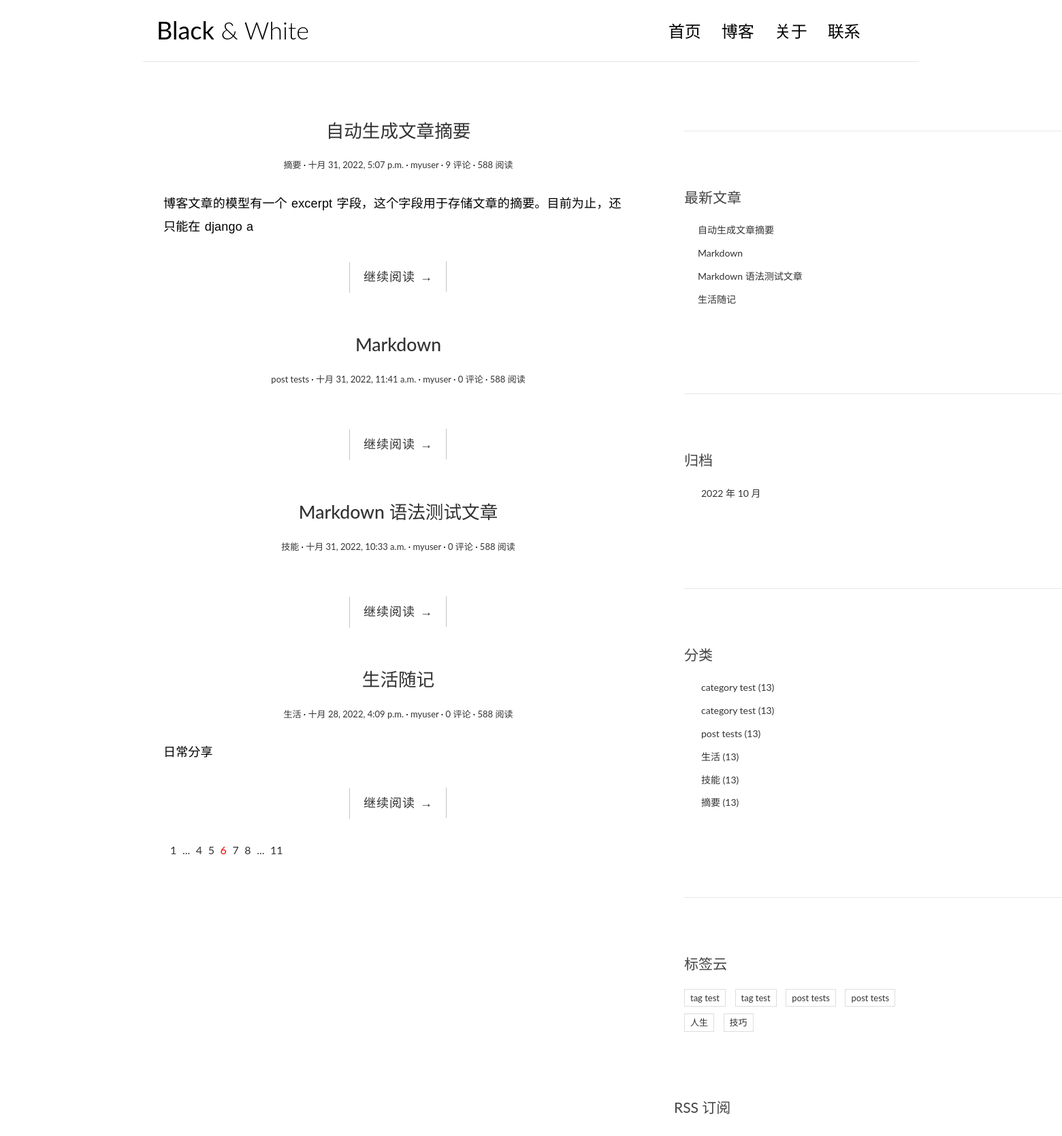
The page / on the database its author committed.
### blog/models.py (models this page shows, shortened)
class Post(models.Model):
    title = models.CharField('标题', max_length=70)
    body = models.TextField('正文')
    created_time = models.DateTimeField('创建时间', default=timezone.now)
    modified_time = models.DateTimeField('修改时间')
    excerpt = models.CharField('摘要', max_length=200, blank=True)
    category = models.ForeignKey(Category, verbose_name='分类', on_delete=models.CASCADE)
    tags = models.ManyToManyField(Tag, verbose_name='标签', blank=True)
    author = models.ForeignKey(User, verbose_name='作者', on_delete=models.CASCADE)
    class Meta:
        verbose_name = '文章'
        verbose_name_plural = verbose_name
        ordering = ['-created_time']  # ordering属性用来指定文章排序方式，后者指定了那个属性的值进行排序，这里指定为按照文章发布时间排序，且负号表示逆序排列。
    def get_absolute_url(self):
        return reverse('blog:detail', kwargs={'pk': self.pk})

class Category(models.Model):
    name = models.CharField(max_length=100)
    class Meta:
        verbose_name = '分类'
        verbose_name_plural = verbose_name

class Tag(models.Model):
    name = models.CharField(max_length=100)
    class Meta:
        verbose_name = '标签'
        verbose_name_plural = verbose_name

### blog/views.py (the view)
# urls.py: path('', views.index, name='index'),
def index(request):
    post_list = Post.objects.all().order_by('-created_time')
    return render(request, 'blog/index.html', context={
        'post_list': post_list
    })

### blog/templatetags/blog_extras.py (called while the page is built)
@register.inclusion_tag('blog/inclusions/_recent_posts.html', takes_context=True)
def show_recent_posts(context, num=5):
    return {
        'recent_post_list': Post.objects.all().order_by('-created_time')[:num],
    }

@register.inclusion_tag('blog/inclusions/_archives.html', takes_context=True)
def show_archives(context):
    return {
        'date_list': Post.objects.dates('created_time', 'month', order='DESC'),
    }

@register.inclusion_tag('blog/inclusions/_categories.html', takes_context=True)
def show_categories(context):
    return {
        'category_list': Category.objects.all(),
    }

@register.inclusion_tag('blog/inclusions/_tags.html', takes_context=True)
def show_tags(context):
    return {
        'tag_list': Tag.objects.all(),
    }

### templates/blog/index.html (shortened to what this page needs)
{% extends 'base.html' %}
{% load static %}
                {% block main %}
                {% for post in post_list %}
                <article class="post post-{{ post.pk }}">
                    <header class="entry-header">
                        <h1 class="entry-title">
                            <a href="{{ post.get_absolute_url }}">{{ post.title }}</a>
                        </h1>
                        <div class="entry-meta">
                            <span class="post-category"><a href="#">{{ post.category.name }}</a></span>
                            <span class="post-date"><a href="#"><time class="entry-date"
                                                                      datetime="{{ post.crested_time }}">{{ post.created_time }}</time></a></span>
                            <span class="post-author"><a href="#">{{ post.author }}</a></span>
                            <span class="comments-link"><a href="{{ post.get_absolute_url }}#comment-area">{{ post.comment_set.count }} 评论</a></span>
                            <span class="views-count"><a href="#">588 阅读</a></span>
                        </div>
                    </header>
                    <div class="entry-content clearfix">
                        <p>{{ post.excerpt }}</p>
                        <div class="read-more cl-effect-14">
                            <a href="{{ post.get_absolute_url }}" class="more-link">继续阅读 <span class="meta-nav">→</span></a>
                        </div>
                    </div>
                </article>
                {% empty %}
                <div class="no-post">暂时还没有发布的文章！</div>
                {% endfor %}
                <div class="pagination">
                    <ul>
                        <li><a href="">1</a></li>
                        <li><a href="">...</a></li>
                        <li><a href="">4</a></li>
                        <li><a href="">5</a></li>
                        <li class="current"><a href="">6</a></li>
                        <li><a href="">7</a></li>
                        <li><a href="">8</a></li>
                        <li><a href="">...</a></li>
                        <li><a href="">11</a></li>
                    </ul>
                </div>
                {% endblock main %}

### templates/base.html (shortened to what this page needs)
{% load static %}
{% load blog_extras %}
<!DOCTYPE html>
<html>
<head>
    <link rel="stylesheet" href="{% static 'blog/css/bootstrap.min.css' %}">
    <link rel="stylesheet" href="http://code.ionicframework.com/ionicons/2.0.1/css/ionicons.min.css">
    <link rel="stylesheet" href="{% static 'blog/css/pace.css' %}">
    <link rel="stylesheet" href="{% static 'css/custom.css' %}">
    <link rel="stylesheet" href="https://cdn.bootcss.com/highlight.js/9.15.8/styles/github.min.css">
</head>
<body>
<div class="container">
    <header id="site-header">
        <div class="row">
            <div class="col-md-4 col-sm-5 col-xs-8">
                <div class="logo">
                    <h1><a href="{% url 'blog:index' %}"><b>Black</b> &amp; White</a></h1>
                </div>
            </div>
            <div class="col-md-8 col-sm-7 col-xs-4">
                <nav class="main-nav" role="navigation">
                    <div class="collapse navbar-collapse" id="bs-example-navbar-collapse-1">
                        <ul class="nav navbar-nav navbar-right">
                            <li class="cl-effect-11"><a href="index.html" data-hover="首页">首页</a></li>
                            <li class="cl-effect-11"><a href="full-width.html" data-hover="博客">博客</a></li>
                            <li class="cl-effect-11"><a href="about.html" data-hover="关于">关于</a></li>
                            <li class="cl-effect-11"><a href="contact.html" data-hover="联系">联系</a></li>
                        </ul>
                    </div>
                </nav>
            </div>
        </div>
    </header>
</div>
<div class="content-body">
    <div class="container">
        <div class="row">
            <main class="col-md-8">
                {% block main %}
                {% endblock main %}
            </main>
            <aside class="col-md-4">
                {% show_recent_posts %}
                {% show_archives %}
                {% show_categories %}
                {% show_tags %}
                <div class="rss">
                    <a href=""> RSS 订阅</a>
                </div>
            </aside>
        </div>
    </div>
</div>
</body>
</html>

### templates/blog/inclusions/_recent_posts.html (shortened to what this page needs)
{% load blog_extras%}
<!DOCTYPE html>
<html>
<head>
    <link rel="stylesheet" href="css/bootstrap.min.css">
    <link rel="stylesheet" href="http://code.ionicframework.com/ionicons/2.0.1/css/ionicons.min.css">
    <link rel="stylesheet" href="css/pace.css">
    <link rel="stylesheet" href="css/custom.css">
</head>
<body>
<div class="container">
    <header id="site-header">
        <div class="row">
            <div class="col-md-8 col-sm-7 col-xs-4">
            </div>
        </div>
    </header>
</div>
<div class="content-body">
    <div class="container">
        <div class="row">
            <aside class="col-md-4">
                <div class="widget widget-recent-posts">
                    <h3 class="widget-title">最新文章</h3>
                    <ul>
                        {% for post in recent_post_list %}
                        <li>
                            <a href="{{ post.get_absolute_url }}">{{ post.title }}</a>
                        </li>
                        {% empty %}
                        暂无文章！
                        {% endfor %}
                    </ul>
                </div>
            </aside>
        </div>
    </div>
</div>
</body>
</html>

### templates/blog/inclusions/_archives.html (shortened to what this page needs)
{% load blog_extras%}
<!DOCTYPE html>
<html>
<head>
    <link rel="stylesheet" href="css/bootstrap.min.css">
    <link rel="stylesheet" href="http://code.ionicframework.com/ionicons/2.0.1/css/ionicons.min.css">
    <link rel="stylesheet" href="css/pace.css">
    <link rel="stylesheet" href="css/custom.css">
</head>
<body>
<div class="container">
    <header id="site-header">
        <div class="row">
            <div class="col-md-8 col-sm-7 col-xs-4">
            </div>
        </div>
    </header>
</div>
<div class="content-body">
    <div class="container">
        <div class="row">
            <aside class="col-md-4">
                <div class="widget widget-archives">
                    <h3 class="widget-title">归档</h3>
                    <ul>
                        {% for date in date_list %}
                        <li>
                            <a href="{% url 'blog:archive' date.year date.month %}">
                                {{ date.year }} 年 {{ date.month }} 月
                            </a>
                        </li>
                        {% empty %}
                        暂无归档！
                        {% endfor %}
                    </ul>
                </div>
            </aside>
        </div>
    </div>
</div>
</body>
</html>

### templates/blog/inclusions/_categories.html (shortened to what this page needs)
{% load blog_extras%}
<!DOCTYPE html>
<html>
<head>
    <link rel="stylesheet" href="css/bootstrap.min.css">
    <link rel="stylesheet" href="http://code.ionicframework.com/ionicons/2.0.1/css/ionicons.min.css">
    <link rel="stylesheet" href="css/pace.css">
    <link rel="stylesheet" href="css/custom.css">
</head>
<body>
<div class="container">
    <header id="site-header">
        <div class="row">
            <div class="col-md-8 col-sm-7 col-xs-4">
            </div>
        </div>
    </header>
</div>
<div class="content-body">
    <div class="container">
        <div class="row">
            <aside class="col-md-4">
                <div class="widget widget-category">
                    <h3 class="widget-title">分类</h3>
                    <ul>
                        {% for category in category_list %}
                        <li>
                            <a href="{% url 'blog:category' category.pk %}">{{ category.name }} <span class="post-count">(13)</span></a>
                        </li>
                        {% empty %}
                        暂无分类！
                        {% endfor %}
                    </ul>
                </div>
            </aside>
        </div>
    </div>
</div>
</body>
</html>

### templates/blog/inclusions/_tags.html (shortened to what this page needs)
{% load blog_extras%}
<!DOCTYPE html>
<html>
<head>
    <link rel="stylesheet" href="css/bootstrap.min.css">
    <link rel="stylesheet" href="http://code.ionicframework.com/ionicons/2.0.1/css/ionicons.min.css">
    <link rel="stylesheet" href="css/pace.css">
    <link rel="stylesheet" href="css/custom.css">
</head>
<body>
<div class="container">
    <header id="site-header">
        <div class="row">
            <div class="col-md-8 col-sm-7 col-xs-4">
            </div>
        </div>
    </header>
</div>
<div class="content-body">
    <div class="container">
        <div class="row">
            <aside class="col-md-4">
                <div class="widget widget-tag-cloud">
                    <h3 class="widget-title">标签云</h3>
                    <ul>
                        {% for tag in tag_list %}
                        <li>
                            <a href="{% url 'blog:tag' tag.pk %}">{{ tag.name }}</a>
                        </li>
                        {% empty %}
                        暂无标签！
                        {% endfor %}
                    </ul>
                </div>
            </aside>
        </div>
    </div>
</div>
</body>
</html>

### blog/static/blog/css/custom.css (style rules this page uses)
* { outline: none; }
h1, h2, h3, h4, h5, h6 { margin-top: 0; }
b { font-weight: 400; }
a { color: #333; }
body { color: #444; font-family: 'Lato', sans-serif; }
p { font-family: 'Ubuntu', sans-serif; font-weight: 400; word-spacing: 1px; letter-spacing: 0.01em; }
#site-header { background-color: #FFF; padding: 25px 20px; margin-bottom: 40px; border-bottom: 1px solid #e7e7e7; }
.logo h1 a { color: #000; }
.logo h1 { margin: 0; font-family: 'Lato', sans-serif; font-weight: 300; }
.main-nav { margin-top: 11px; max-width: 95%; }
.main-nav a { color: #000000 !important; padding: 0 0 5px 0 !important; margin-right: 30px; font-family: 'Lato', sans-serif; font-weight: 300; font-size: 24px; }
.cl-effect-11 a { padding: 10px 0; color: #0972b4; text-shadow: none; }
.cl-effect-11 a::before { position: absolute; top: 0; left: 0; overflow: hidden; padding: 0 0 5px 0 !important; max-width: 0; border-bottom: 1px solid #000; color: #000; content: attr(data-hover); white-space: nowrap; -webkit-transition: max-width 0.5s; -moz-transition: max-width 0.5s; transition: max-width 0.5s; }
.content-body { padding-bottom: 4em; }
.post { background: #fff; padding: 30px 30px 0; }
.entry-title { text-align: center; font-size: 1.9em; margin-bottom: 20px; line-height: 1.6; padding: 10px 20px 0; }
.entry-meta { text-align: center; color: #DDDDDD; font-size: 13px; margin-bottom: 30px; }
.entry-content { font-size: 18px; line-height: 1.9; font-weight: 300; color: #000; }
.post-category::after, .post-date::after, .post-author::after, .comments-link::after { content: ' ·'; color: #000; }
.read-more { font-family: 'Ubuntu', sans-serif; font-weight: 400; word-spacing: 1px; letter-spacing: 0.01em; text-align: center; margin-top: 20px; }
.cl-effect-14 a { padding: 0 20px; height: 45px; line-height: 45px; position: relative; display: inline-block; margin: 15px 25px; letter-spacing: 1px; font-weight: 400; text-shadow: 0 0 1px rgba(255, 255, 255, 0.3); }
.cl-effect-14 a::before, .cl-effect-14 a::after { position: absolute; width: 45px; height: 1px; background: #C3C3C3; content: ''; -webkit-transition: all 0.3s; -moz-transition: all 0.3s; transition: all 0.3s; pointer-events: none; }
.cl-effect-14 a::before { top: 0; left: 0; -webkit-transform: rotate(90deg); -moz-transform: rotate(90deg); transform: rotate(90deg); -webkit-transform-origin: 0 0; -moz-transform-origin: 0 0; transform-origin: 0 0; }
.cl-effect-14 a::after { right: 0; bottom: 0; -webkit-transform: rotate(90deg); -moz-transform: rotate(90deg); transform: rotate(90deg); -webkit-transform-origin: 100% 0; -moz-transform-origin: 100% 0; transform-origin: 100% 0; }
.widget { background: #fff; padding: 30px 0 0; }
.widget-title { font-size: 1.5em; margin-bottom: 20px; line-height: 1.6; padding: 10px 0 0; font-weight: 400; }
.widget-recent-posts ul { padding: 0; margin: 0; padding-left: 20px; }
.widget-recent-posts ul li { list-style-type: none; position: relative; line-height: 170%; margin-bottom: 10px; }
.widget-recent-posts ul li::before { content: '\f3d3'; font-family: "Ionicons"; position: absolute; left: -17px; top: 3px; font-size: 16px; color: #000; }
.widget-archives ul { padding: 0; margin: 0; padding-left: 25px; }
.widget-archives ul li { list-style-type: none; position: relative; line-height: 170%; margin-bottom: 10px; }
.widget-archives ul li::before { content: '\f3f3'; font-family: "Ionicons"; position: absolute; left: -25px; top: 1px; font-size: 16px; color: #000; }
.widget-category ul { padding: 0; margin: 0; padding-left: 25px; }
.widget-category ul li { list-style-type: none; position: relative; line-height: 170%; margin-bottom: 10px; }
.widget-category ul li::before { content: '\f3fe'; font-family: "Ionicons"; position: absolute; left: -25px; top: 1px; font-size: 18px; color: #000; }
.widget-tag-cloud ul { padding: 0; margin: 0; margin-right: -10px; }
.widget-tag-cloud ul li { list-style-type: none; font-size: 13px; display: inline-block; margin-right: 10px; margin-bottom: 10px; padding: 3px 8px; border: 1px solid #ddd; }
.rss { font-size: 21px; margin-top: 30px; }
.rss a { color: #444; }
.pagination ul { list-style: none; }
.pagination ul li { display: inline-block; font-size: 16px; margin-right: 5px; }
.current a { color: red; }

### rows shown on the page
Post: title "自动生成文章摘要", category.name "摘要", created_time "十月 31, 2022, 5:07 p.m.", author "myuser", comment_set.count "9", excerpt "博客文章的模型有一个 excerpt 字段，这个字段用于存储文章的摘要。目前为止，还只能在 django a"
Post: title "Markdown", category.name "post tests", created_time "十月 31, 2022, 11:41 a.m.", author "myuser", comment_set.count "0"
Post: title "Markdown 语法测试文章", category.name "技能", created_time "十月 31, 2022, 10:33 a.m.", author "myuser", comment_set.count "0"
Post: title "生活随记", category.name "生活", created_time "十月 28, 2022, 4:09 p.m.", author "myuser", comment_set.count "0", excerpt "日常分享"
Category: name "category test"
Category: name "category test"
Category: name "post tests"
Category: name "生活"
Category: name "技能"
Category: name "摘要"
Tag: name "tag test"
Tag: name "tag test"
Tag: name "post tests"
Tag: name "post tests"
Tag: name "人生"
Tag: name "技巧"

### other values the page prints
{{ date.year }} "2022"
{{ date.month }} "10"
